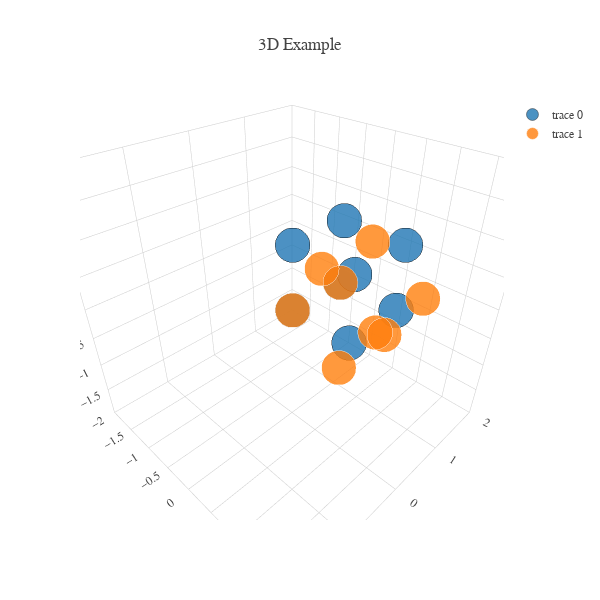

The notebook cell saved with this chart:
### Code cell
layout = dict(
    width=600,height=600,
    showlegend=True,
    title='3D Example',
    font = dict(family="Verdana"),
    scene = dict(
        xaxis = dict(range=[-2, 2], autorange=False, zeroline=False),
        yaxis = dict(range=[-2, 2], autorange=False, zeroline=False),
        zaxis = dict(range=[-2, 2], autorange=False, zeroline=False),
        aspectmode = 'cube',
        camera = dict(center=dict(x=0,y=0,z=0),eye=dict(x=1,y=-1,z=1))
                ),
    plot_bgcolor='rgb(255, 255, 255)'
)
data = [trace1, trace2]
fig=go.Figure(data=data,layout=layout)
plotly.offline.iplot(fig)

### Figure 1 — Plotly figure (JSON) as saved in the notebook; plotly's stock layout.template omitted (floating-point values rounded to 4 significant figures)
{"data": [{"marker": {"line": {"color": "rgb(0, 0, 0,)", "width": 0.5}, "opacity": 0.8, "size": 12}, "mode": "markers", "type": "scatter3d", "x": [0, 0, 0, 0, 1, 1, 1, 1], "y": [0, 0, 1, 1, 0, 0, 1, 1], "z": [0, 1, 0, 1, 0, 1, 0, 1]}, {"marker": {"line": {"color": "rgb(255, 255, 255)", "width": 0.5}, "opacity": 0.8, "size": 12}, "mode": "markers", "type": "scatter3d", "x": [0, 0.5, 0, 0.5, 0.866, 1.366, 0.866, 1.366], "y": [0, 0, 1, 1, 0, 0, 1, 1], "z": [0, 0.866, 0, 0.866, -0.5, 0.366, -0.5, 0.366]}], "layout": {"font": {"family": "Verdana"}, "height": 600, "plot_bgcolor": "rgb(255, 255, 255)", "scene": {"aspectmode": "cube", "camera": {"center": {"x": 0, "y": 0, "z": 0}, "eye": {"x": 1, "y": -1, "z": 1}}, "xaxis": {"autorange": false, "range": [-2, 2], "zeroline": false}, "yaxis": {"autorange": false, "range": [-2, 2], "zeroline": false}, "zaxis": {"autorange": false, "range": [-2, 2], "zeroline": false}}, "showlegend": true, "title": "3D Example", "width": 600}}
